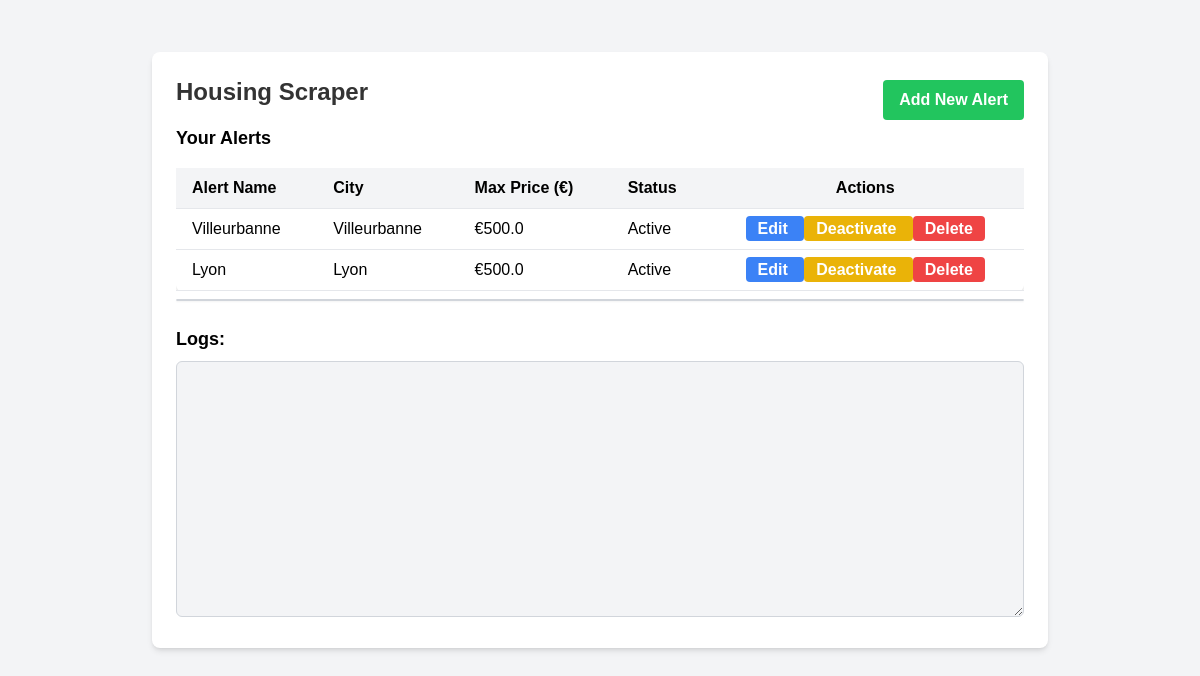
Before: / with the older database file.
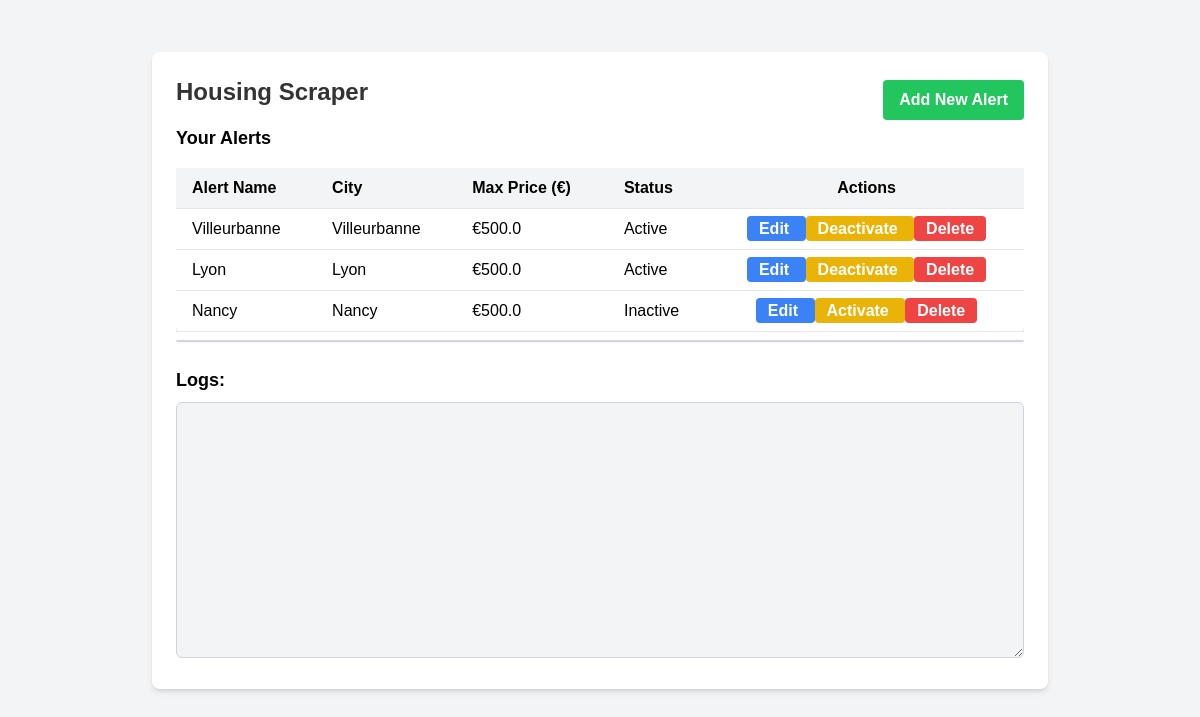
After: the same page with the newer database file.
### models.py (models this page shows, shortened)
class Alert(db.Model):
    __tablename__ = 'alerts'
    id = db.Column(db.Integer, primary_key=True)
    name = db.Column(db.String(100), nullable=False)  # New name attribute
    city = db.Column(db.String(100), nullable=False)   # Keeping city as it is
    price = db.Column(db.Float, nullable=False)
    emails = db.Column(db.Text, nullable=False)  # Store emails as a comma-separated string
    bounds = db.Column(db.String(255), nullable=True)  # New bounds attribute
    status = db.Column(db.Boolean, default=True)  # Active (True) or Inactive (False)
    interval = db.Column(db.Integer, default=300)  # Refresh duration in seconds
    created_at = db.Column(db.DateTime, default=datetime.utcnow)
    updated_at = db.Column(db.DateTime, default=datetime.utcnow, onupdate=datetime.utcnow)

### app.py (the view)
@app.route('/')
def index():
    meta = get_meta_data()
    alerts = Alert.query.all()
    return render_template('index.html', alerts=alerts, meta=meta)

### app.py (called while the page is built)
def get_meta_data():
    with open('static/meta.json') as meta_file:
        return json.load(meta_file)

### templates/index.html
{% extends "base.html" %}
{% block content %}
    <div class="flex justify-between items-center">
        <h1 class="text-2xl font-bold mb-4">Housing Scraper</h1>
        <a href="{{ url_for('create_alert') }}" class="bg-green-500 hover:bg-green-700 text-white font-bold py-2 px-4 rounded">
            Add New Alert
        </a>
    </div>
    {% if alerts %}
        <h2 class="text-lg font-semibold mb-4">Your Alerts</h2>
        <div class="overflow-x-auto">
            <table class="min-w-full bg-white rounded-md shadow-md">
                <thead class="bg-gray-100">
                    <tr>
                        <th class="py-2 px-4 border-b text-left">Alert Name</th>
                        <th class="py-2 px-4 border-b text-left">City</th>
                        <th class="py-2 px-4 border-b text-left">Max Price (€)</th>
                        <th class="py-2 px-4 border-b text-left">Status</th>
                        <th class="py-2 px-4 border-b text-center">Actions</th>
                    </tr>
                </thead>
                <tbody>
                    {% for alert in alerts %}
                        <tr class="hover:bg-gray-50">
                            <td class="py-2 px-4 border-b">{{ alert.name }}</td>
                            <td class="py-2 px-4 border-b">{{ alert.city }}</td>
                            <td class="py-2 px-4 border-b">€{{ alert.price }}</td>
                            <td class="py-2 px-4 border-b">
                                {{ 'Active' if alert.status else 'Inactive' }}
                            </td>
                            <td class="py-2 px-4 border-b text-center">
                                <a href="{{ url_for('edit_alert', alert_id=alert.id) }}"
                                   class="bg-blue-500 hover:bg-blue-700 text-white font-bold py-1 px-3 rounded">
                                    Edit
                                </a>
                                <a href="{{ url_for('toggle_alert_status', alert_id=alert.id) }}"
                                   class="bg-yellow-500 hover:bg-yellow-700 text-white font-bold py-1 px-3 rounded">
                                    {{ 'Deactivate' if alert.status else 'Activate' }}
                                </a>
                                <a href="{{ url_for('delete_alert', alert_id=alert.id) }}"
                                   class="bg-red-500 hover:bg-red-700 text-white font-bold py-1 px-3 rounded"
                                   onclick="return confirm('Are you sure you want to delete this alert?');">
                                    Delete
                                </a>
                            </td>
                        </tr>
                    {% endfor %}
                </tbody>
            </table>
        </div>
    {% else %}
        <p class="text-gray-700 mb-4">No alerts created yet. <a href="{{ url_for('create_alert') }}" class="text-blue-500">Create an alert</a>.</p>
    {% endif %}
    <ul id="suggestions" class="mt-2 border border-gray-300 bg-white rounded-md shadow-sm"></ul>
    <h2 class="text-lg font-semibold mt-6">Logs:</h2>
    <textarea id="logBox" class="mt-2 w-full h-64 bg-gray-100 p-3 border border-gray-300 rounded-md" readonly></textarea>
{% endblock %}

### templates/base.html (shortened to what this page needs)
<!DOCTYPE html>
<html lang="en">
<head>
    <link rel="stylesheet" href="{{ url_for('static', filename='css/output.css') }}">
    <link rel="stylesheet" href="{{ url_for('static', filename='styles.css') }}">
</head>
<body class="bg-gray-100 p-8">
    <div class="max-w-4xl mx-auto bg-white shadow-md rounded-lg p-6">
        {% block content %}{% endblock %}
    </div>
</body>
</html>

### static/styles.css (style rules this page uses)
body { font-family: Arial, sans-serif; margin: 20px; }
h1 { color: #333; }

Changed rows visible on the page:
added Alert: name "Nancy", city "Nancy", price "500.0", status "Inactive", status "Activate"
